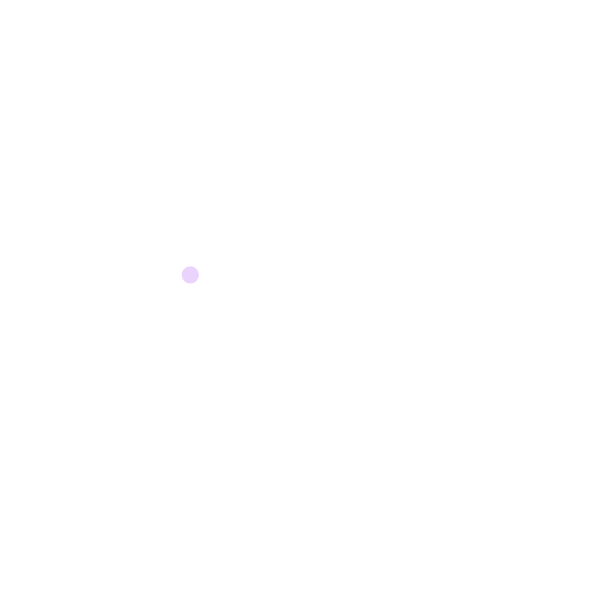
Frame 1 (no input)
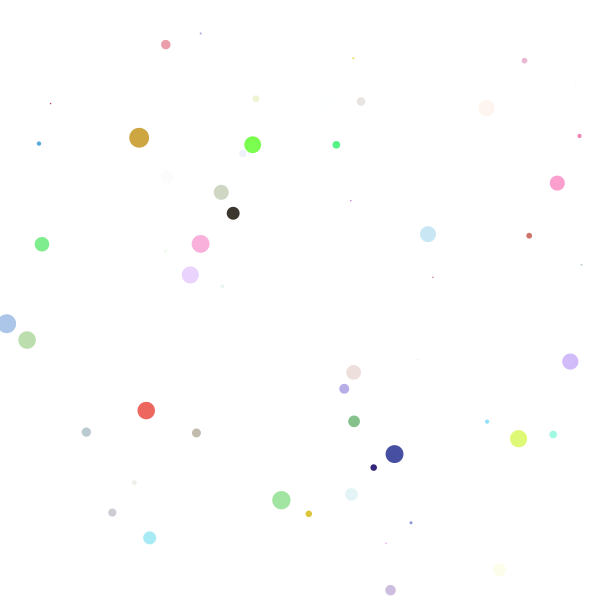
Frame 60 (the mouse pressed at the canvas centre just before this capture)
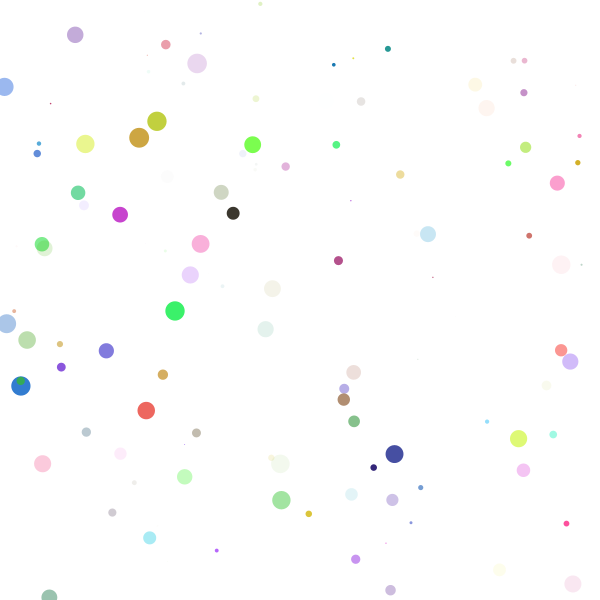
Frame 120 (the mouse held since frame 60 and released just before this capture)

The Processing sketch that drew these frames (run headless with seeded random() and noise(); from frame 60 on, the mouse is pressed at the canvas centre):

// Processing sketch: day_6
// ── day_6.pde
float r;
float g;
float b;
float a;

float diam;
float x;
float y;

void setup(){ //runs more than once
  size (600,600); //size
  background (255); // background
}

void draw(){ //over and ovre again
r = random(255); //red
g = random(255); //green
b = random(255); //blue
a= random (255); //greyscale
diam = random(20); //diameter
x = random(width); // x axis
y = random(height); //y axis

//background(255);

noStroke(); //no color?
fill(r,g,b,a); // inside color
ellipse(x,y,diam,diam); //circle

//delay(1000);

}
